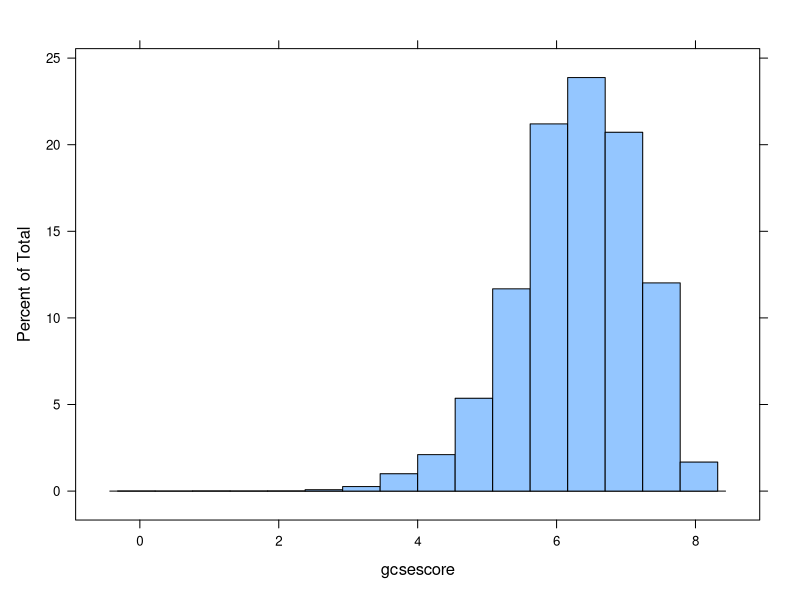
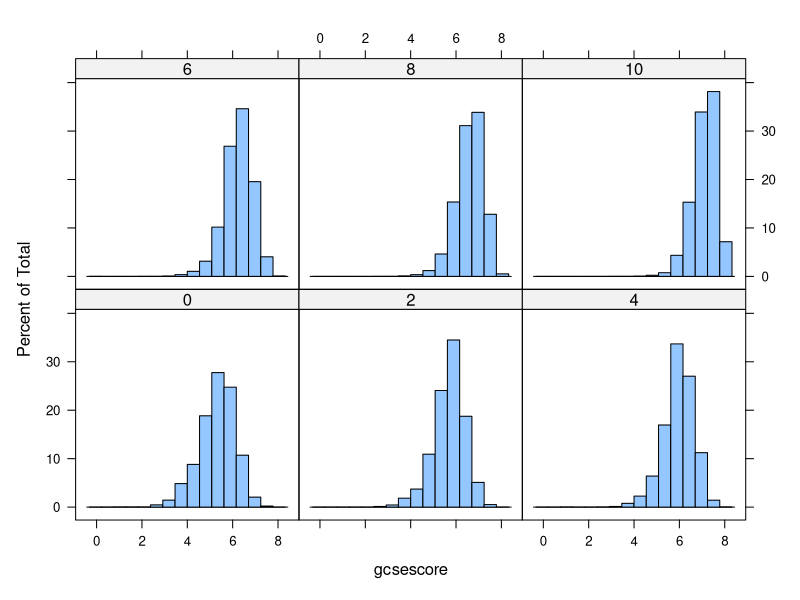
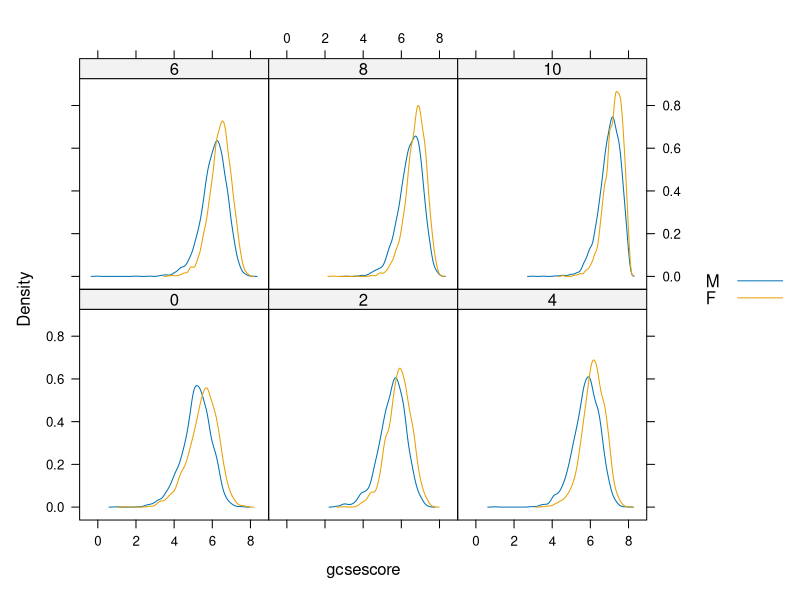
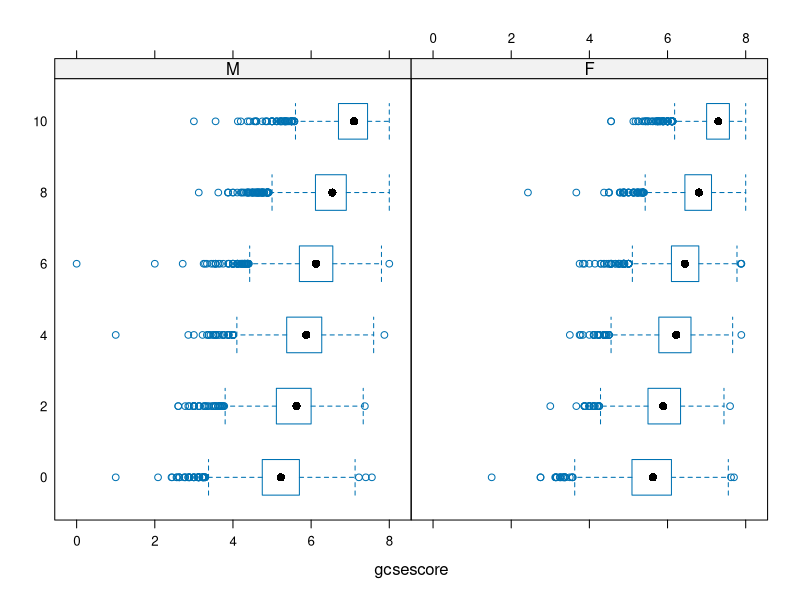
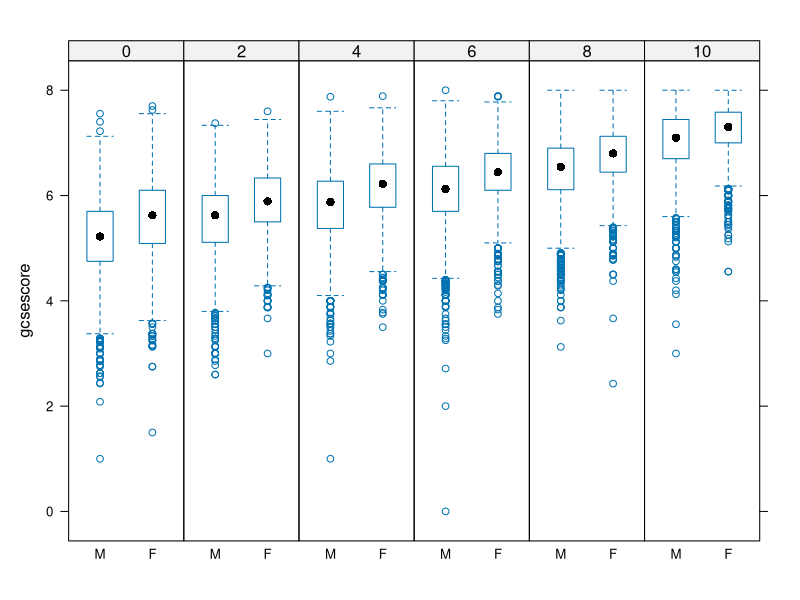
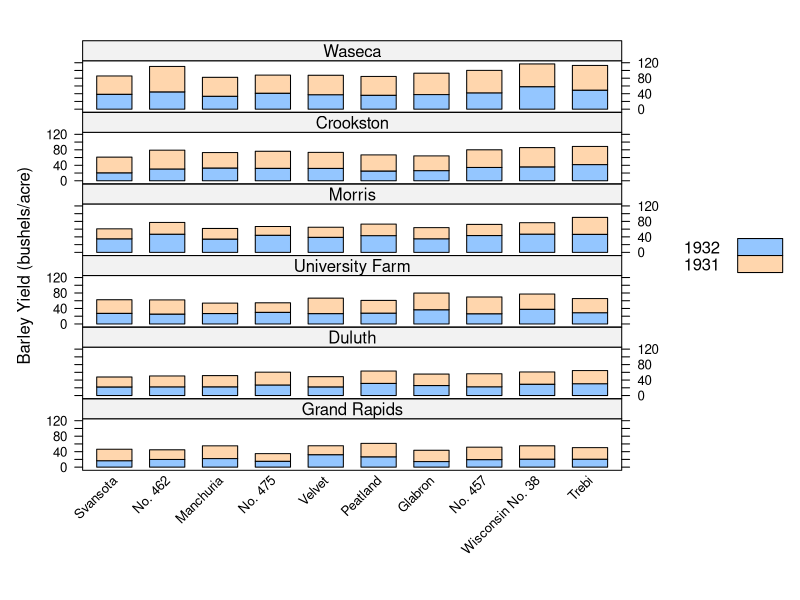
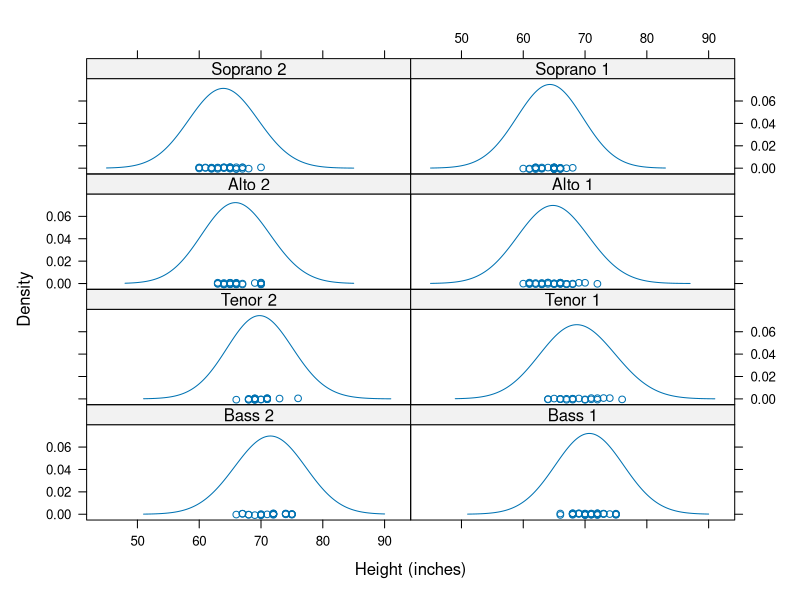
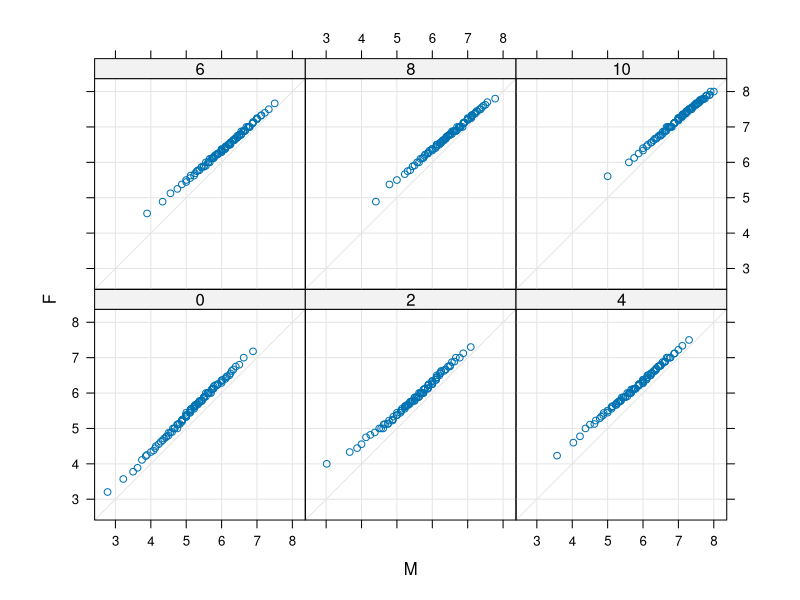

These figures' R source, in order:
## ---- chunk 1
knitr::opts_chunk$set(echo = TRUE,message=F,warning = F)
## ---- chunk 2
library("lattice");library("mlmRev")
data(Chem97)
histogram(~ gcsescore, data = Chem97)
## ---- chunk 3
  histogram(~ gcsescore | factor(score),data = Chem97)
## ---- chunk 4
densityplot(~ gcsescore | factor(score), Chem97, 
	groups=gender,plot.points=FALSE,auto.key=TRUE)
## ---- chunk 5
bwplot(factor(score) ~ gcsescore | gender, Chem97)
## ---- chunk 6
bwplot(gcsescore ~ gender | factor(score), Chem97,
 layout = c(6, 1))
## ---- chunk 7
barchart(yield ~ variety | site, data = barley,
         groups = year, layout = c(1,6), stack = TRUE,
         auto.key = list(space = "right"),
         ylab = "Barley Yield (bushels/acre)",
         scales = list(x = list(rot = 45)))
## ---- chunk 8
densityplot( ~ height | voice.part, data = singer, layout = c(2, 4),  
            xlab = "Height (inches)", bw = 5)
## ---- chunk 9
qq(gender ~ gcsescore | factor(score), Chem97,
   f.value = ppoints(100), type = c("p", "g"), aspect = 1)
## ---- chunk 10
xyplot(Sepal.Length + Sepal.Width ~ Petal.Length + Petal.Width | Species,
       data = iris, scales = "free", layout = c(2, 2),
       auto.key = list(x = .6, y = .7, corner = c(0, 0)))
## ---- chunk 11
splom(~iris[1:4], groups = Species, data = iris)
## ---- chunk 12
super.sym <- trellis.par.get("superpose.symbol")
splom(~iris[1:4], groups = Species, data = iris,
      panel = panel.superpose,
      key = list(title = "Three Varieties of Iris",
                 columns = 3, 
                 points = list(pch = super.sym$pch[1:3],
                 col = super.sym$col[1:3]),
                 text = list(c("Setosa", "Versicolor", "Virginica"))))
## ---- chunk 13
parallelplot(~iris[1:4] | Species, iris)
